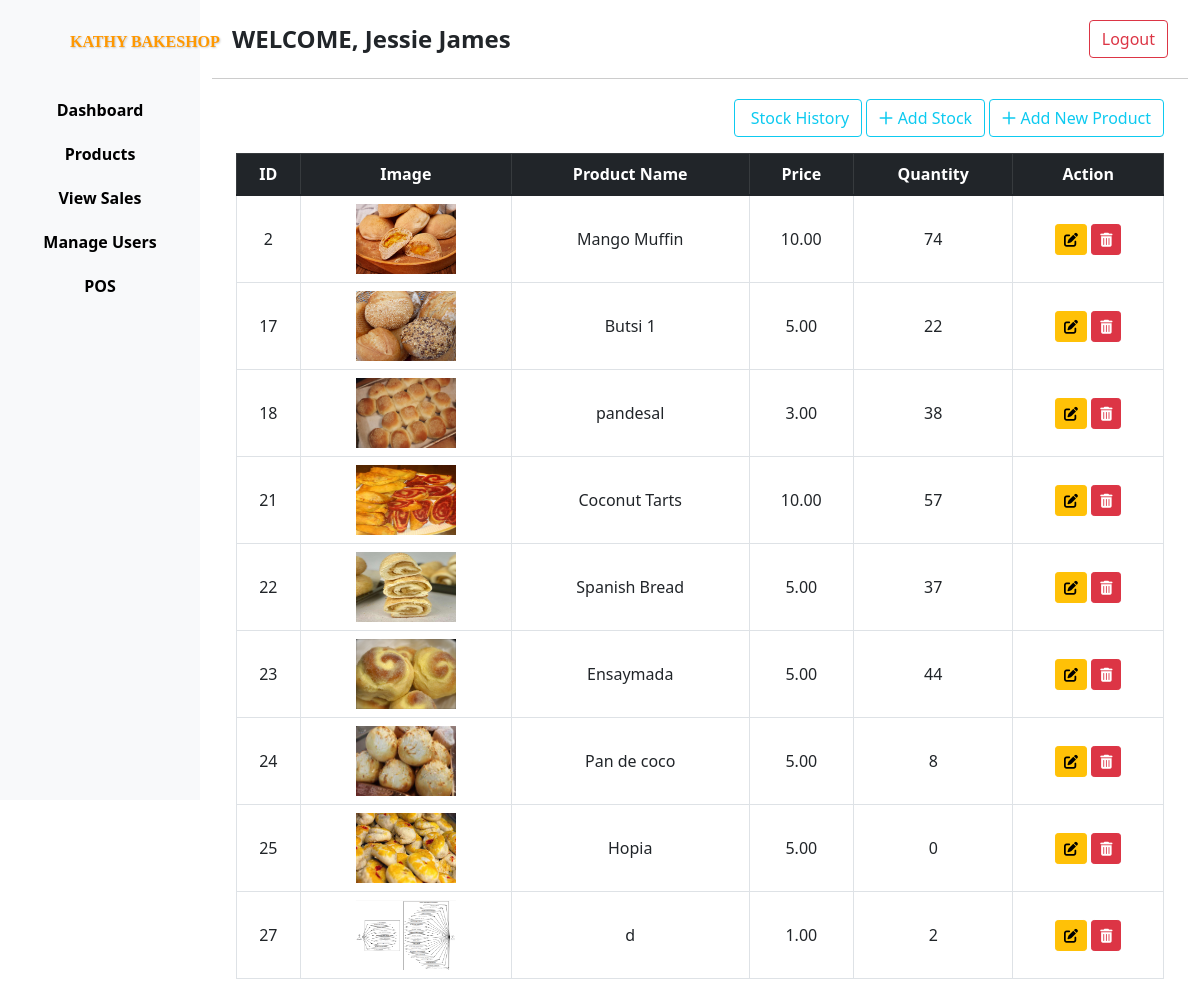
The app's page /Admin-WEB/product-list/ (signed in) with its own data.
### tables this page shows
CREATE TABLE IF NOT EXISTS `products` (
  `id` int NOT NULL AUTO_INCREMENT,
  `product_name` varchar(50) NOT NULL,
  `price` decimal(10,2) NOT NULL,
  `image` longblob NOT NULL,
  `description` varchar(1000) NOT NULL,
  `quantity` int NOT NULL,
  PRIMARY KEY (`id`),
  UNIQUE KEY `id` (`id`)
);

### Classes/Connect.php (called while the page is built, shortened)
<?php
        class Database {
            private $server_name = "localhost";
            private $db_username = "root";
            private $db_password = "";
            private $db_name = "db_pos";
            public function __construct() {
                $this->conn = new mysqli($this->server_name, $this->db_username, $this->db_password, $this->db_name);
        }
    }
    ?>

### Classes/Product.php (called while the page is built, shortened)
<?php
require_once "Connect.php";
class Product extends Database {
    public function displayProducts() {
        $sql = "SELECT * FROM products";
        $result = $this->conn->query($sql);
        if ($result) {
            $items = [];
            while ($item = $result->fetch_assoc()) {
                $items[] = $item;
            }
            return $items;
        } else {
            die("Error in retrieving: " . $this->conn->error);
        }
    }
}

### Admin-WEB/product-list/index.php (the view, shortened to what this page needs)
<?php
include "../includes/header.php";
include "../../Classes/Product.php";
$product = new Product;
$product_list = $product->displayProducts();
?>
<main class="col-12">
    <div class="table-container container">
        <div class="col text-end mb-3">
            <a href="#" class="btn btn-outline-info" data-bs-toggle="modal" data-bs-target="#addProductModal">
                <i class="fa-regular fa-flip-vertical fa-1x blue" ></i> Stock History
            </a>
            <a href="#" class="btn btn-outline-info" data-bs-toggle="modal" data-bs-target="#stockProductModal">
                <i class="fa-regular fa-plus fa-flip-vertical fa-1x white"></i> Add Stock
            </a>
            <a href="#" class="btn btn-outline-info" data-bs-toggle="modal" data-bs-target="#addProductModal">
                <i class="fa-regular fa-plus fa-flip-vertical fa-1x white"></i> Add New Product
            </a>
        </div>
        <table class="table table-bordered text-center">
            <thead class="table-dark">
                <tr>
                    <th>ID</th>
                    <th>Image</th>
                    <th>Product Name</th>
                    <th>Price</th>
                    <th>Quantity</th>
                    <th>Action</th>
                </tr>
            </thead>
            <tbody>
                <?php foreach ($product_list as $product): ?>
                    <tr>
                        <td class="text-center" valign="middle"><?= $product['id'] ?></td>
                        <td class="text-center" valign="middle"><img src="../<?= $product['image'] ?>" alt="Product Image"
                                style="width: 100px; height: 70px;"></td>
                        <td class="text-center" valign="middle"><?= $product['product_name'] ?></td>
                        <td class="text-center" valign="middle"><?= $product['price'] ?></td>
                        <td class="text-center" valign="middle"><?= $product['quantity'] ?></td>
                        <td class="text-center" valign="middle">
                            <a href="Edit-product.php?product_id=<?= $product['id'] ?>" class="btn btn-sm btn-warning"
                                title="Edit Product"><i class="fa-solid fa-pen-to-square fa-1x"></i></a>
                            <a href="../../Actions/Delete-product.php?product_id=<?= $product['id'] ?>"
                                class="btn btn-danger btn-sm" title="Delete Product"><i
                                    class="fa-sharp-duotone fa-solid fa-trash-can fa-1x"
                                    style="--fa-primary-color: #871c1f; --fa-secondary-color: #ff0000; --fa-secondary-opacity: 1;"></i></a>
                        </td>
                    </tr>
                <?php endforeach; ?>
            </tbody>
        </table>
    </div>
</main>
</div>
</div>
</body>
</html>

### Admin-WEB/includes/header.php (style rules this page uses)
body { overflow-x: hidden; }
.table-container { margin-top: 20px; }

### records on screen
products: id "2", image (picture), product_name "Mango Muffin", price "10.00", quantity "74"
products: id "17", image (picture), product_name "Butsi 1", price "5.00", quantity "22"
products: id "18", image (picture), product_name "pandesal", price "3.00", quantity "38"
products: id "21", image (picture), product_name "Coconut Tarts", price "10.00", quantity "57"
products: id "22", image (picture), product_name "Spanish Bread", price "5.00", quantity "37"
products: id "23", image (picture), product_name "Ensaymada", price "5.00", quantity "44"
products: id "24", image (picture), product_name "Pan de coco", price "5.00", quantity "8"
products: id "25", image (picture), product_name "Hopia", price "5.00", quantity "0"
products: id "27", image (picture), product_name "d", price "1.00", quantity "2"

### other values on screen
$_SESSION['user_name'] "Jessie James"
